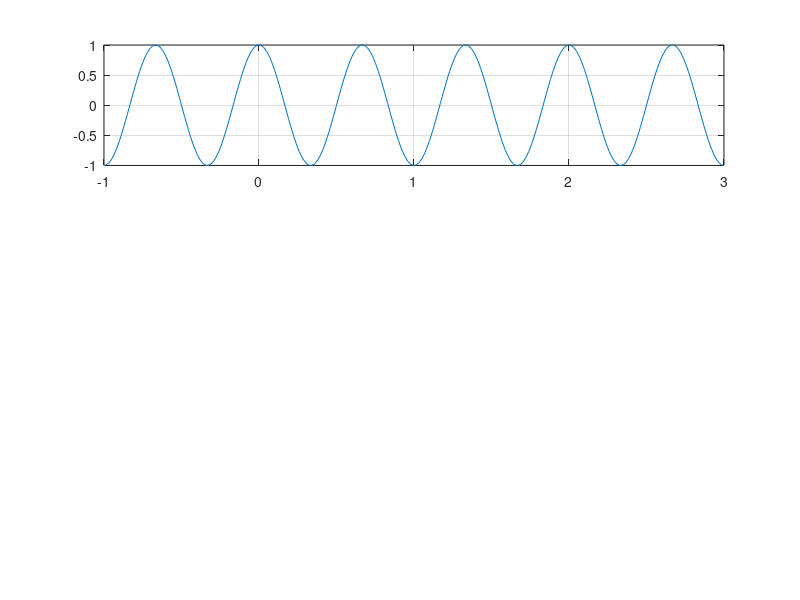

This chart was generated by the following MATLAB code: (Note: this script raises an error after producing the figure.)
t = -1:0.01:3;
y1 = cos(3*pi*t);
subplot(311)
plot(t,y1)
grid on

u_step = -unit(t,2.5)+unit(t,.5);
subplot(312)
plot(t,u_step)
grid on

y_f = y1.*u_step;
subplot(313)
plot(t,y_f)
grid on

%size(y1)
%length(y1)

